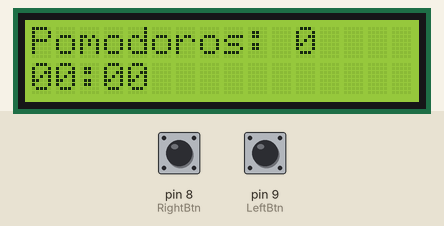
Recording of a sketch running on a simulated Arduino Uno, built with avr-gcc and run on an emulated ATmega328P. On the bench: 16×2 character LCD. The test bench sets the inputs (shaded band); at power-on: pin 9 (LeftBtn) LOW, pin 8 (RightBtn) LOW.

Above: at 1.2 s.
1.3 s: pin 9 (LeftBtn) pulled HIGH for 0.15 s
At 3.2 s:
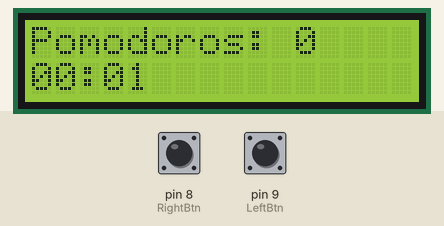
4.4 s: pin 8 (RightBtn) pulled HIGH for 0.15 s
At 5.1 s:
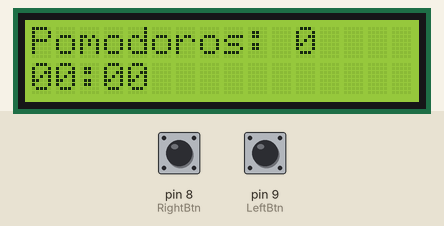
6.0 s: pin 9 (LeftBtn) pulled HIGH for 1 s
At 9.9 s:
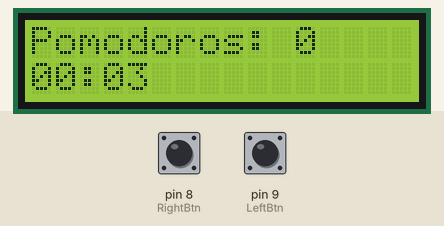
Timing chart, 0 to 11.4 s (numbered marks = the images above; inputs shaded):
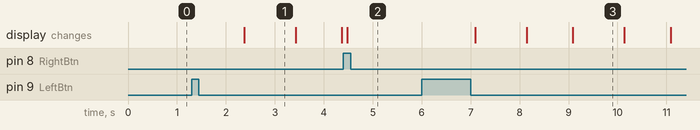

Measured:
- after the input at 1.3 s, the display: changes after 1.1 s (image 1)
- after the input at 4.4 s, the display: changes after 0.07 s (image 2)
- after the input at 6.0 s, the display: first changes after 1.1 s (image 3 shows a later state)
- what the display in image 1 shows lasts 1.0 s, from 2.4 s to 3.4 s

The sketch:

pomoino-timer.ino
```cpp
#include "LiquidCrystal.h"

LiquidCrystal lcd(12, 11, 5, 4, 3, 2);
const int Buzzer = 10;
const int LeftBtn = 9;
const int RightBtn = 8;
int LeftBtnState = 0;
int RightBtnState = 0;

int ptime = 0;

double a = millis();
double c;

char ftime[6];
int pomodoroCount = 0;

const int pomodoroDuration = 25 * 60;
const int shortBreak = 5 * 60;
const int longBreak = 20 * 60;
const int longBreakInterval = 4;
int buzzerDuration = 0;

typedef enum {STOPPED, WORKING, BREAK} StateType;
StateType curState = STOPPED;


void printStatus() {
  lcd.clear();
  lcd.setCursor(0,0);
  lcd.print("Pomodoros: ");
  lcd.print(pomodoroCount);
  sprintf(ftime, "%02d:%02d", (ptime)/60, (ptime )%60);
  lcd.setCursor(0,1);
  lcd.print(ftime);
}

void setup() {
  lcd.begin(16, 2);


  pinMode(Buzzer, OUTPUT);
  pinMode(LeftBtn, INPUT);
  pinMode(RightBtn, INPUT);
  printStatus();
}

void stopTimer() {
  curState = STOPPED;
  a = millis();
  ptime = 0;
}
void loop() {

  delay(100);

  if (buzzerDuration > 0) {
    buzzerDuration--;
  } else {
    noTone(Buzzer);
  }
  LeftBtnState = digitalRead(LeftBtn);
  RightBtnState = digitalRead(RightBtn);

  if (curState == STOPPED) {
    a = millis();
    if (LeftBtnState) {
      curState = WORKING;
    }

    if (RightBtnState) {
      pomodoroCount = 0;
    }
  } else if (curState == WORKING) {
    if (RightBtnState) {
      stopTimer();
    } else {
      c = millis();
      ptime = (c - a) / 1000;
    }

    if (ptime > pomodoroDuration) {
      stopTimer();
      pomodoroCount++;
      tone(Buzzer, 800);
      buzzerDuration = 10;
    }
  }
  printStatus();
}
```
